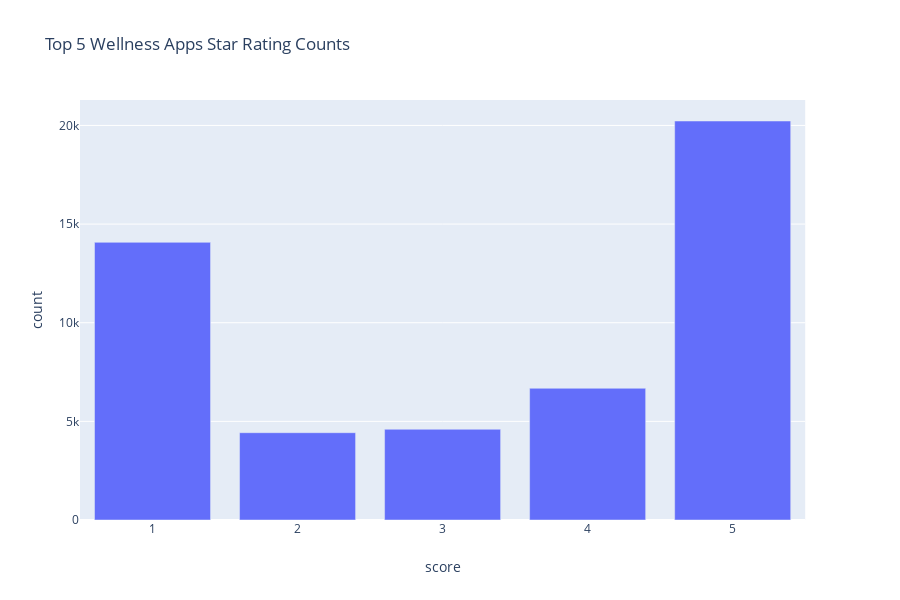

Source (notebook cell):
### Code cell
Star_rating_count_plot = px.bar(new, x='score', y='count', title='Top 5 Wellness Apps Star Rating Counts')
Star_rating_count_plot

### Figure 1 — Plotly figure (JSON) as saved in the notebook; plotly's stock layout.template omitted (floating-point values rounded to 4 significant figures)
{"data": [{"alignmentgroup": "True", "hoverlabel": {"namelength": 0}, "hovertemplate": "score=%{x}<br>count=%{y}", "legendgroup": "", "marker": {"color": "#636efa"}, "name": "", "offsetgroup": "", "orientation": "v", "showlegend": false, "textposition": "auto", "type": "bar", "x": [5, 1, 4, 3, 2], "xaxis": "x", "y": [20225, 14075, 6677, 4598, 4425], "yaxis": "y"}], "layout": {"barmode": "relative", "height": 600, "legend": {"tracegroupgap": 0}, "title": {"text": "Top 5 Wellness Apps Star Rating Counts"}, "xaxis": {"anchor": "y", "domain": [0, 0.98], "title": {"text": "score"}}, "yaxis": {"anchor": "x", "domain": [0, 1], "title": {"text": "count"}}}}
